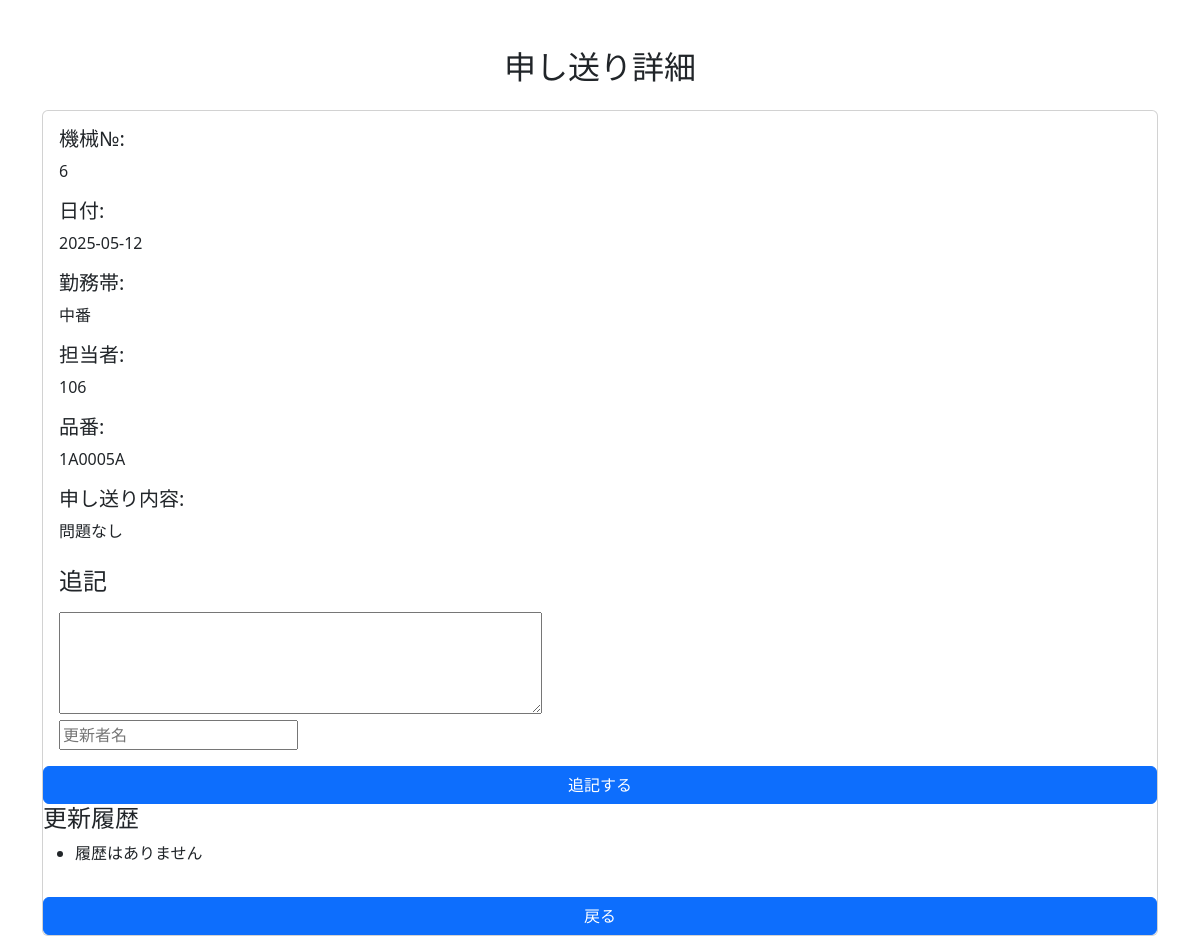
Page /show/8 on the earlier database version.
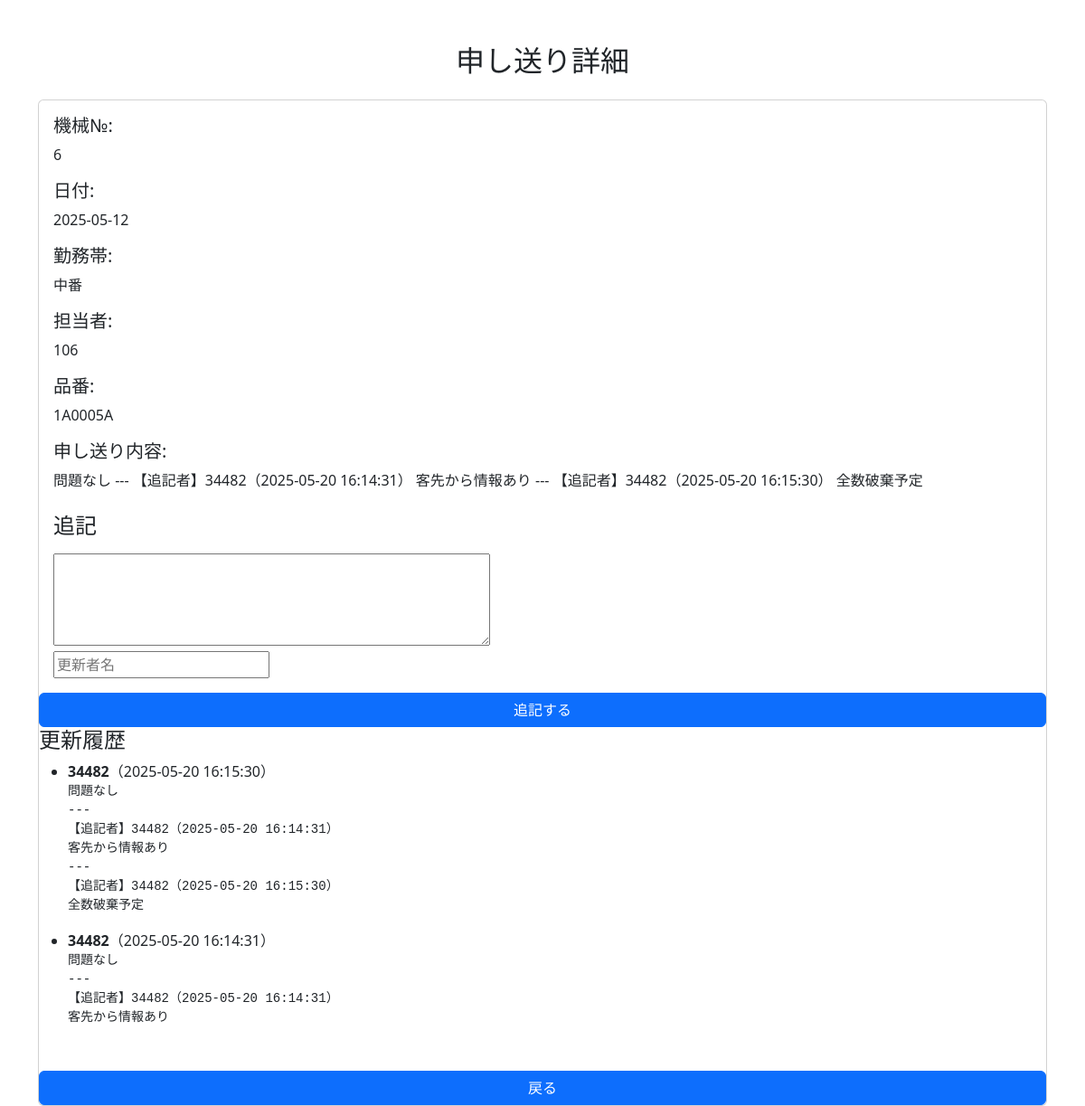
Same page on the later database version.
### tables this page shows
CREATE TABLE work_notes (
        id INTEGER PRIMARY KEY AUTOINCREMENT,
        machine_no TEXT NOT NULL,           -- 機械番号
        date DATE NOT NULL,                 -- 日付
        shift TEXT NOT NULL,                -- 勤務帯（例：早番、遅番など）
        operator TEXT NOT NULL,             -- 担当者
        product_no TEXT NOT NULL,           -- 品番
        note TEXT NOT NULL,                 -- 申し送り内容
        created_at TIMESTAMP DEFAULT CURRENT_TIMESTAMP,
        updated_at TIMESTAMP DEFAULT CURRENT_TIMESTAMP
    , additional_note TEXT, updated_by TEXT, updater TEXT);

CREATE TABLE note_histories (
            id INTEGER PRIMARY KEY AUTOINCREMENT,
            note_id INTEGER,
            note_text TEXT,
            updated_at TEXT,
            updated_by TEXT,
            FOREIGN KEY (note_id) REFERENCES work_notes(id)
        );

### app.py (the view)
@app.route("/show/<int:id>")
def show(id):
    note = show_work_note(id)
    histories = get_note_history(id)  # ✅ 履歴も取得
    return render_template("show.html", note=note, histories=histories)

### database.py (called while the page is built)
def get_connection_db():
    conn = sqlite3.connect("todo.db")
    conn.row_factory = sqlite3.Row
    return conn

def show_work_note(note_id):
    conn = get_connection_db()
    c = conn.cursor()
    c.execute("SELECT * FROM work_notes WHERE id = ?", (note_id,))
    row = c.fetchone()
    conn.close()
    return row

def get_note_history(note_id):
    conn = get_connection_db()
    c = conn.cursor()
    c.execute("""
        SELECT note_text, updated_at, updated_by
        FROM note_histories
        WHERE note_id = ?
        ORDER BY updated_at DESC
    """, (note_id,))
    histories = c.fetchall()
    conn.close()
    return histories

### templates/show.html (shortened to what this page needs)
<!DOCTYPE html>
<html lang="ja">
<head>
    <link href="https://cdn.jsdelivr.net/npm/bootstrap@5.3.0/dist/css/bootstrap.min.css" rel="stylesheet">
</head>
<body>
    <div class="container mt-5">
        <h2 class="mb-4 text-center">申し送り詳細</h2>
        <div class="card">
            <div class="card-body">
                <h5 class="card-title">機械№:</h5>
                <p class="card-text">{{ note['machine_no'] }}</p>
                <h5 class="card-title">日付:</h5>
                <p class="card-text">{{ note['date'] }}</p>
                <h5 class="card-title">勤務帯:</h5>
                <p class="card-text">{{ note['shift'] }}</p>
                <h5 class="card-title">担当者:</h5>
                <p class="card-text">{{ note['operator'] }}</p>
                <h5 class="card-title">品番:</h5>
                <p class="card-text">{{ note['product_no'] }}</p>
                <h5 class="card-title">申し送り内容:</h5>
                <p class="card-text">{{ note['note'] }}</p>
                <h4 class="mt-4">追記</h4>
                <form method="post" action="{{ url_for('update_note', id=note['id']) }}">
                        <textarea name="additional_note" rows="4" cols="50"></textarea><br>
                        <input type="text" name="updater" placeholder="更新者名"><br>
                    </div>
                    <button type="submit" class="btn btn-primary">追記する</button>
                <h4>更新履歴</h4>
                <ul>
                    {% for h in histories %}
                    <li>
                        <strong>{{ h['updated_by'] }}</strong>（{{ h['updated_at'] }}）<br>
                        <pre>{{ h['note_text'] }}</pre>
                    </li>
                    {% else %}
                    <li>履歴はありません</li>
                    {% endfor %}
                </ul>
                <a href="{{ url_for('index') }}" class="btn btn-primary mt-3">戻る</a>
            </div>
        </div>
</body>
</html>

Differences in the rows shown:
changed work_notes "中番": note "問題なし" → "問題なし --- 【追記者】34482（2025-05-20 16:14:31） 客先から情報あり --- 【追記者】34482（2025-05-20 16:15:30） 全数破棄予定"
added note_histories: updated_by "34482", updated_at "2025-05-20 16:15:30", note_text "問題なし --- 【追記者】34482（2025-05-20 16:14:31） 客先から情報あり --- 【追記者】34482（2025-05-20 16:15:30） 全数破棄予定"
added note_histories: updated_by "34482", updated_at "2025-05-20 16:14:31", note_text "問題なし --- 【追記者】34482（2025-05-20 16:14:31） 客先から情報あり"
Other differences:
text no longer shown: "履歴はありません"
